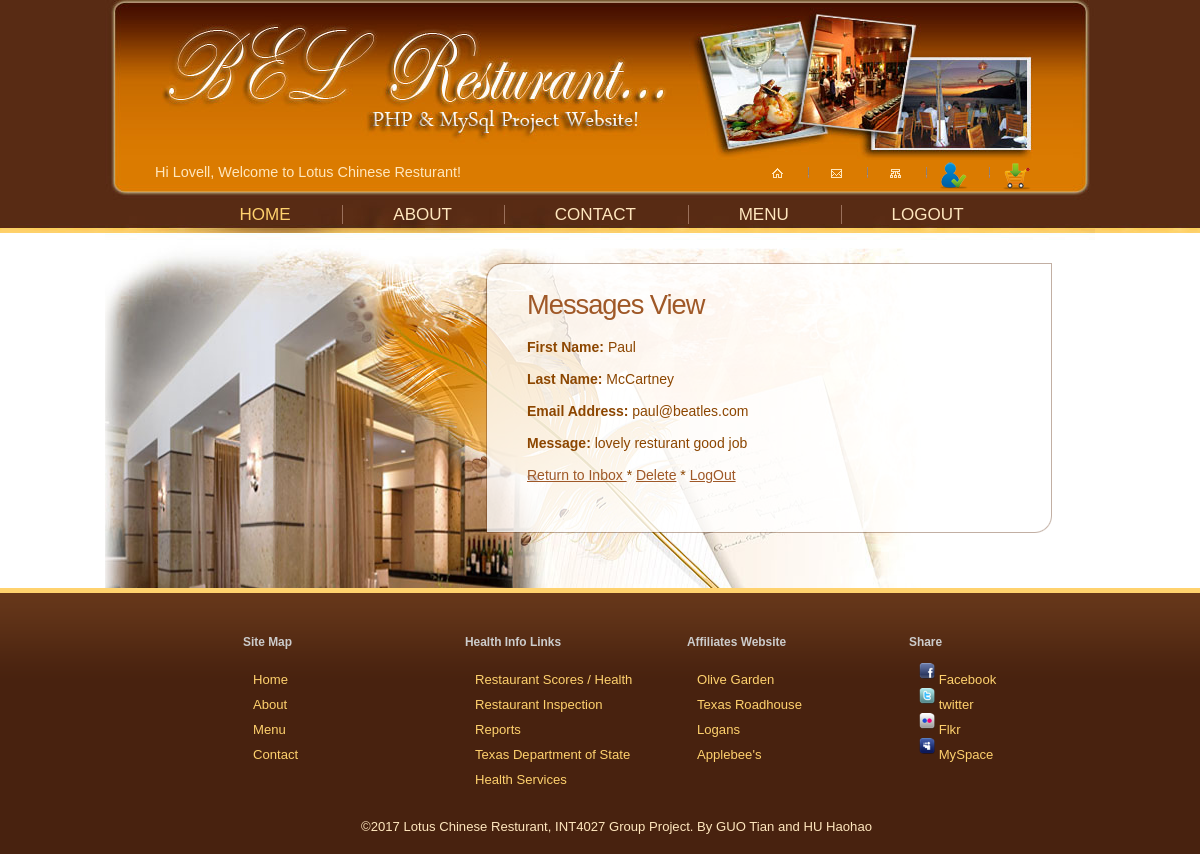
Page /view_message.php?id=2 (signed in) on the committed database.
### tables this page shows
CREATE TABLE IF NOT EXISTS `contactus` (
  `contact_id` int(8) unsigned NOT NULL AUTO_INCREMENT,
  `first_name` varchar(20) NOT NULL,
  `last_name` varchar(40) NOT NULL,
  `email` varchar(80) NOT NULL,
  `message` varchar(360) NOT NULL,
  `date_created` datetime NOT NULL,
  PRIMARY KEY (`contact_id`)
);

### view_message.php (the view, shortened to what this page needs)
<?php
echo '<div id="content">
      <div class="container">
         <div class="inside">
            <div class="box alt">
            	<div class="left-top-corner">
               	<div class="right-top-corner">
                  	<div class="border-top"></div>
                  </div>
               </div>
               <div class="border-left">
               	<div class="border-right">
                  	<div class="inner">
                     	<div class="wrapper">
<h3>Messages View</h3>';
if ( (isset($_GET['id'])) && (is_numeric($_GET['id'])) ) {
	$id = $_GET['id'];
} elseif ( (isset($_POST['id'])) && (is_numeric($_POST['id'])) ) {
	$id = $_POST['id'];
} else {
	echo '<p class="error">This page has been accessed in error.</p>';
	include ('includes/footer.html');
	exit();
}
require_once ('../mysqli_connect.php');
$q = "SELECT first_name, last_name, email, message, contact_id FROM contactus WHERE contact_id=$id";
$r = @mysqli_query ($dbc, $q);
if (mysqli_num_rows($r) == 1) {
	$row = mysqli_fetch_array ($r, MYSQLI_ASSOC	);
	echo '<form action="delete_message.php" method="post">
<p><b>First Name:</b> ' . $row['first_name'] . '</p>
<p><b>Last Name:</b> ' . $row['last_name'] . ' </p>
<p><b>Email Address:</b> ' . $row['email'] . ' </p>
<p><b>Message:</b> ' . $row['message'] . '</p>
<div></div>
<p> <a href="messages.php"> Return to Inbox
</a> * <a href="delete_message.php?id=' . $row['contact_id'] . '">Delete</a> *
<a href="logout.php"> LogOut </a></p>
<input type="hidden" name="submitted" value="TRUE" />
<input type="hidden" name="id" value="' . $id . '" />
</form>';
} else {
	echo '<p class="error">This page has been accessed in error.</p>';
}
echo '                        	<dl class="special fright">
                           	</div>
                     </div>
                  </div>
               </div>
               <div class="left-bot-corner">
               	<div class="right-bot-corner">
                  	<div class="border-bot"></div>
                  </div>
               </div>
            </div>
 </div>
      </div>
   </div>
';
?>

### css/main.css (style rules this page uses)
* { margin:0; padding:0; }
html, body { height:100%; }
html { min-width:990px; }
body { background:url(../images/top-tail.jpg) center top repeat-x #48220f; font-family:Tahoma, Geneva, sans-serif; font-size:100%; line-height:.875em; color:#70635b; }
img { border:0; vertical-align:top; text-align:left; }
#header, #content, #footer { font-size:0.82em; position:relative; }
.wrapper { width:100%; overflow:hidden; }
.container { width:990px; margin:0 auto; }
p { margin-bottom:18px; font-size:14px; color:#8C4600 }
ul { list-style:none; }
ul li { padding-bottom:14px; }
a { color:#9f5827; outline:none; }
h3 { font-family:Verdana, Geneva, sans-serif; font-size:2.08em; line-height:1em; font-weight:normal; letter-spacing:-1px; color:#9f5827; margin-bottom:22px; }
h6 { font-size:.91em; }
.box { width:100%; }
.box.alt { margin-bottom:15px; }
.box .left-top-corner { background:url(../images/left-top-corner.png) no-repeat left top; padding-left:18px; }
.box .right-top-corner { background:url(../images/right-top-corner.png) no-repeat right top; padding-right:1px; }
.box .border-top { background:url(../images/border-top.png) left top repeat-x; height:18px; overflow:hidden; font-size:0; line-height:0; }
.box .border-left { background:url(../images/border-side.png) left top repeat-y; padding-left:1px; }
.box .border-right { background:url(../images/border-side.png) right top repeat-y; padding-right:1px; }
.box .left-bot-corner { background:url(../images/left-bot-corner.png) no-repeat left top; padding-left:1px; }
.box .right-bot-corner { background:url(../images/right-bot-corner.png) no-repeat right top; padding-right:18px; }
.box .border-bot { background:url(../images/border-bot.png) left top repeat-x; height:18px; overflow:hidden; font-size:0; line-height:0; }
.box .inner { padding:10px 40px 15px 40px; background:url(../images/box-bg.png) left top; }
#header { height:233px; background:url(../images/header-bg.jpg) no-repeat center top; }
#header .welcome-top { color:#ffe7be; font-size:1.1em; float:left; padding:165px 47px 20px 50px; }
#header .top-links { float:right; padding:160px 47px 0 0; }
#header .top-links li { color:#ffe7be; float:left; }
#header .top-links li a { background:url(../images/divider.gif) no-repeat left 8px; padding:0 15px 10px 12px; }
#header .top-links li a.first { background:none; }
#header .nav { text-align:center; font-family:Verdana, Geneva, sans-serif; font-size:1.3em; position:absolute; top:208px; width:990px; }
#header .nav li { display:inline; }
#header .nav li a { color:#ffe7be; text-decoration:none; text-transform:uppercase; border-left:1px solid #9a705b; padding:0 47px 0 50px; }
#header .nav li a.current { color:#ffd26e; }
#header .nav li a.first { border:none; }
#content { background:url(../images/content-bg.jpg) no-repeat center -1px #fff; width:100%; }
#content .inside { padding:30px 43px 40px 381px; }
#sidebar { clear: both; width: 900px; color: #CCCCCC; padding: 0 0 0 40px; }
#sidebar ul { margin: 0; padding: 0; list-style: none; }
#sidebar li { display: block; float: left; width: 187px; padding: 10px 10px 10px 25px; }
#sidebar li ul { line-height: 1.8em; }
#sidebar li li { display: list-item; background: url(/images/img07.gif) no-repeat left 50%; float: none; width: auto; padding: 0 0 0 10px; line-height: 25px; }
#sidebar a { text-decoration: none; color: #CCCCCC; }
#footer { color:#ffe7be; height:95px; background:url(../images/footer-bg.gif) left top repeat-x; }
#footer .indent { padding:37px 40px 20px 73px; }
#footer a { color:#ffd26e; }
#footer img { position:relative; top:-4px; }

### rows in the picture
contactus: first_name "Paul", last_name "McCartney", email "paul@beatles.com", message "lovely resturant good job"
